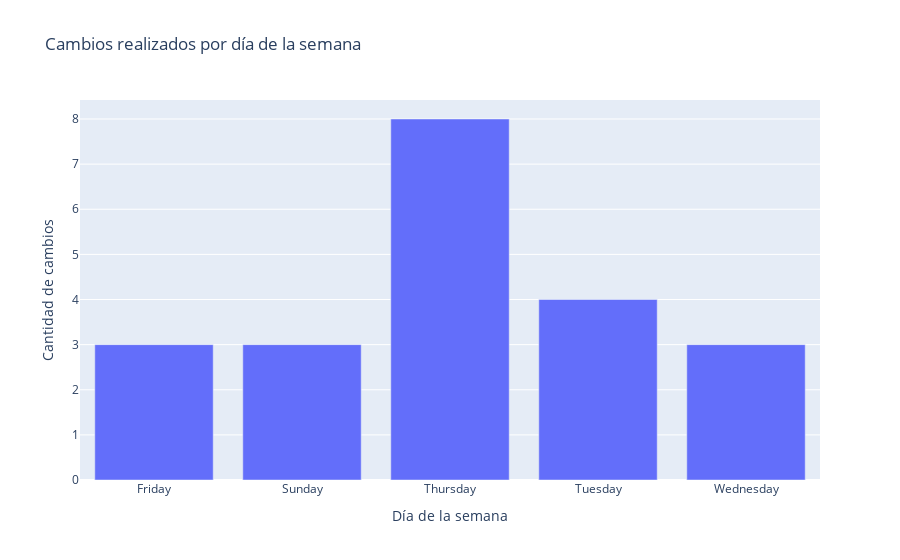

The notebook cell this image was saved under:
### Markdown cell above
## Modificaciones de etiquetas por día de la semana

### Code cell
df['dia_semana'] = df['ultima actualizacion'].dt.day_name()
cambios_por_dia = df['dia_semana'].value_counts().sort_index()

fig = plt.graph_objs.Figure(data=plt.graph_objs.Bar(
    x=cambios_por_dia.index,
    y=cambios_por_dia.values
))

fig.update_layout(
    title='Cambios realizados por día de la semana',
    xaxis_title='Día de la semana',
    yaxis_title='Cantidad de cambios'
)

fig.show()

### Figure 1 — Plotly figure (JSON) as saved in the notebook; plotly's stock layout.template omitted (floating-point values rounded to 4 significant figures)
{"data": [{"type": "bar", "x": ["Friday", "Sunday", "Thursday", "Tuesday", "Wednesday"], "y": [3, 3, 8, 4, 3]}], "layout": {"title": {"text": "Cambios realizados por día de la semana"}, "xaxis": {"title": {"text": "Día de la semana"}}, "yaxis": {"title": {"text": "Cantidad de cambios"}}}}
